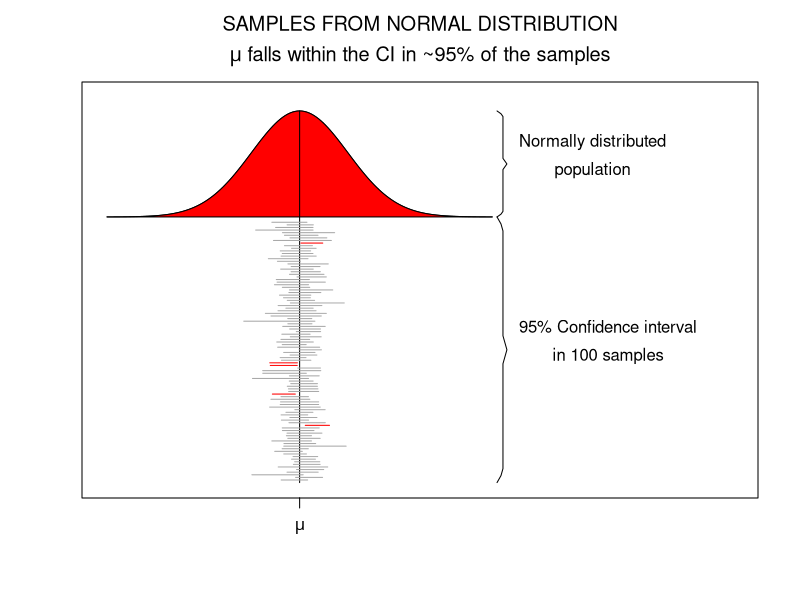
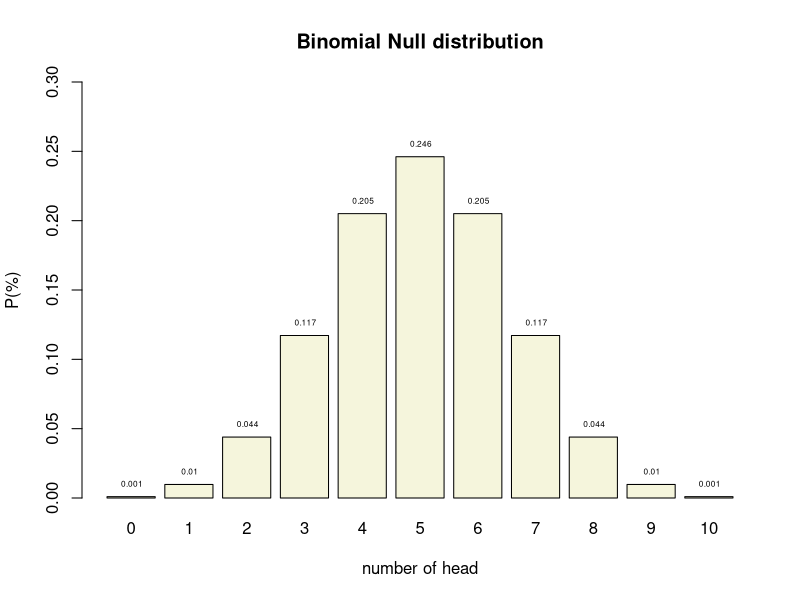
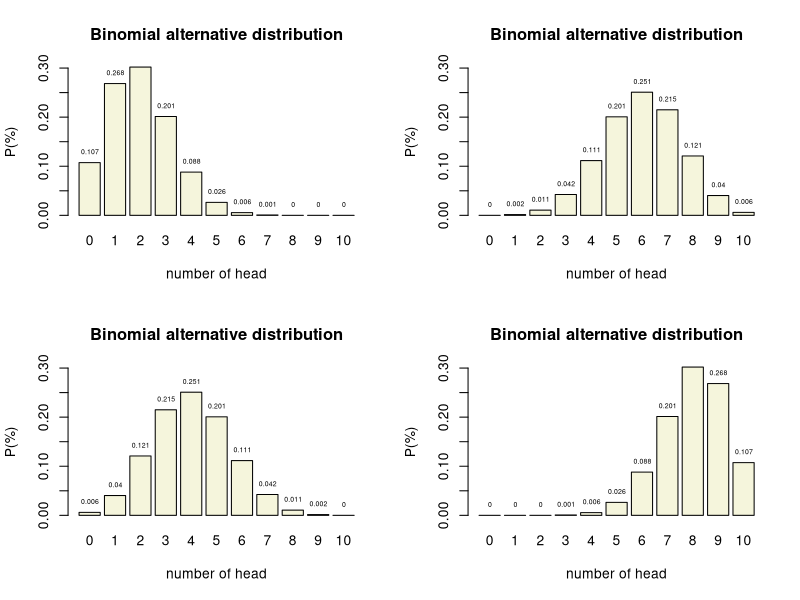
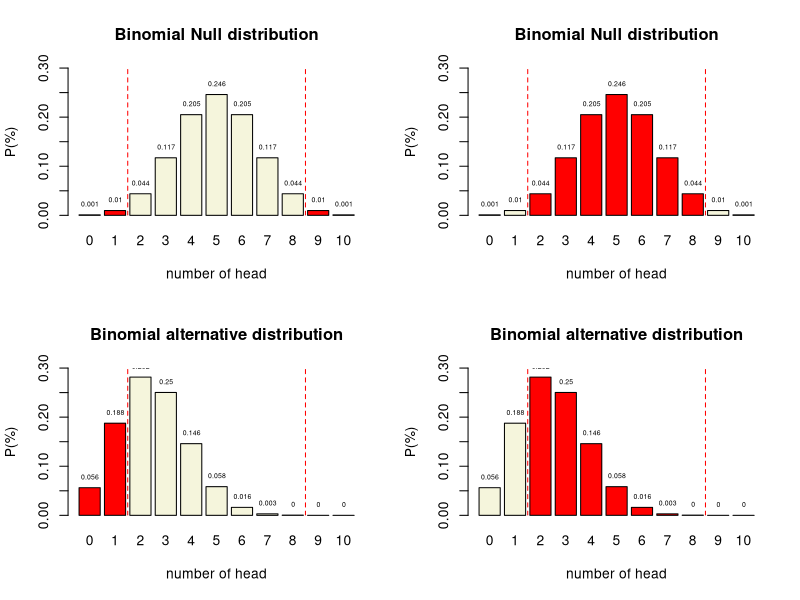
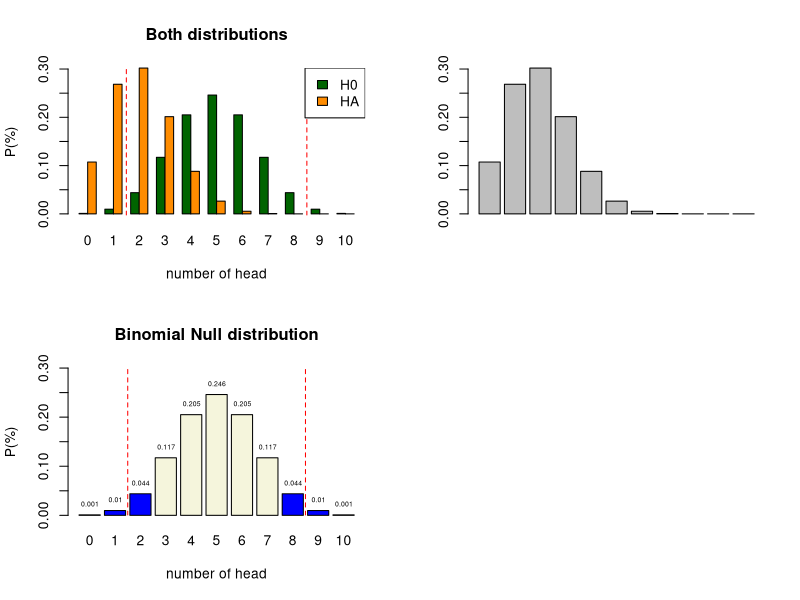
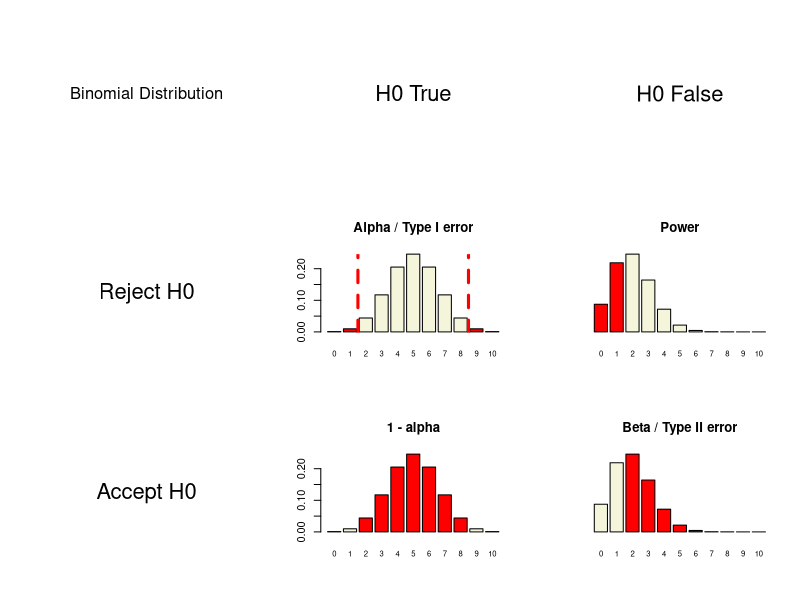

Generate these figures, in order, with R:
## ---- chunk 1
set.seed(1548)

x  = seq(-4,4,.05) # sequence x values for normal distribution
hx = dnorm(x)      # calculate y values

title = expression(atop("SAMPLES FROM NORMAL DISTRIBUTION",paste(mu," falls within the CI in ~95% of the samples")))

plot(x,hx+1,type="l",ylim=c(0,1.45),xlim=c(-4,9), yaxt="n", xaxt="n",ylab="",xlab="",main=title, mai=c(3,1,2,1),mar=c(3,1,2,1))

# Add red area
polygon(c(x,rev(x)),c(rep(1,length(x)),hx+1),col="red",lty=1)

# Add mu line
lines(c(0,0),c(0,max(hx)+1))

# Add mu symbol to x axis
axis( 1,at=0,labels=expression(mu), cex=2 )

# Create curly braces for normal distribution 
ybracket = seq(1,max(hx)+1,length=39)
xbracket = rep(4.1,39)*c(c(1,1.02),rep(1.03,16),c(1.04,1.05,1.04),rep(1.03,16),c(1.02,1))

lines(xbracket,ybracket,col="black")

# Create curly braces for samples
ybracket = seq(0,1,length=39)
xbracket = rep(4.1,39)*c(c(1,1.02),rep(1.03,16),c(1.04,1.05,1.04),rep(1.03,16),c(1.02,1))

lines(xbracket,ybracket,col="black")

text = expression(atop("Normally distributed","population"))

text(4.1*1.06,1+(max(hx)/2), text,pos=4)

text = expression(atop("95% Confidence interval","in 100 samples","drawn from the","normal distribution"))

text(4.1*1.06,.5, text,pos=4)

# Add confidence intervals

mu  = 0
sig = 1

mu_in_ci = array() # create empty array

iterations = 100

for(i in 1:iterations) {
	
	n      = round(runif(1,10,60)) # use variable sample sizes between 10 and 60
	sample = rnorm(n,mu,sig)       # sample from normal distribution
	
	sample_mean = mean(sample)
	sample_sd   = sd(sample)
	sample_ci   = sample_sd/sqrt(n)

	sample_ci_upperbound = sample_mean + sample_ci * 1.96
	sample_ci_lowerbound = sample_mean - sample_ci * 1.96
	
	if(sample_ci_lowerbound < mu & sample_ci_upperbound > mu) {
		
		mu_in_ci[i] = 1	
		col = "darkgrey"	
		}
	else {
		mu_in_ci[i] = 0
		col = "red"
		}
    
    # plot CI lines
    lines(c(sample_ci_lowerbound,sample_ci_upperbound),rep((.98/iterations)*i,2),col=col)

	}
	
percentage = (1/iterations)*sum(mu_in_ci)
## ---- chunk 2
n = 10   # Sample size
k = 0:n  # Discrete probability space
p = .5   # Probability of head

munt = 0:1

permutations = factorial(n) / ( factorial(k) * factorial(n-k) )
# permutations

p_k  = p^k * (1-p)^(n-k)  # Probability of single event
p_kp = p_k * permutations # Probability of event times 
                          # the occurrence of that event

title = "Binomial Null distribution"

# col=c(rep("red",2),rep("beige",7),rep("red",2))

barplot( p_kp, 
         main=title, 
         names.arg=0:10, 
         xlab="number of head", 
         ylab="P(%)", 
         col='beige',
         ylim=c(0,.3) )

# abline(v = c(2.5,10.9), lty=2, col='red')

text(.6:10.6*1.2,p_kp,round(p_kp,3),pos=3,cex=.5)
## ---- chunk 3

# n = 10   # Sample size
# k = 0:10 # Discrete probability space
prob = c(.2, .4, .6, .8)  # Probability of head

layout(matrix(1:4, 2,2)) 

for(p in prob) {
permutations = factorial(n) / ( factorial(k) * factorial(n-k) )

p_k2  = p^k  * (1-p)^(n-k)  # Probability of single event
p_kp2 = p_k2 * permutations # Probability of event times 
                            # the occurrence of that event

title = "Binomial alternative distribution"

col=c(rep("red",2),rep("beige",7),rep("red",2))

barplot( p_kp2, 
         main=title, 
         names.arg=0:10, 
         xlab="number of head", 
         ylab="P(%)", 
         beside=TRUE,
         col="beige",
         ylim=c(0,.3) 
         )

# abline(v = c(2.5,10.9), lty=2, col='red')

text(.6:10.6*1.2,p_kp2,round(p_kp2,3),pos=3,cex=.5)
}
## ---- chunk 4
n = 10   # Sample size
k = 0:10 # Discrete probability space
p = .5   # Probability of head

p_k  = p^k * (1-p)^(n-k)  # Probability of single event
p_kp = p_k * permutations # Probability of event times 
                          # the occurrence of that event
# sample = 90
# freq_munt = round(p_kp*sample)
# cbind(k,permutations,p_k,p_kp,freq_munt)

title = "Binomial Null distribution"

col=c(rep("red",2),rep("beige",7),rep("red",2))

barplot( p_kp, 
         main=title, 
         names.arg=0:10, 
         xlab="number of head", 
         ylab="P(%)", 
         col=col,
         ylim=c(0,.3) )

abline(v = c(2.5,10.9), lty=2, col='red')

text(.6:10.6*1.2,p_kp,round(p_kp,3),pos=3,cex=.5)
## ---- chunk 5
n = 10   # Sample size
k = 0:10 # Discrete probability space
p = .25   # Probability of head

p_k  = p^k * (1-p)^(n-k)  # Probability of single event
p_kp = p_k * permutations # Probability of event times 
                          # the occurrence of that event
# sample = 90
# freq_munt = round(p_kp*sample)
# cbind(k,permutations,p_k,p_kp,freq_munt)

title = "Binomial alternative distribution"

col=c(rep("red",2),rep("beige",7),rep("red",2))

barplot( p_kp, 
         main=title, 
         names.arg=0:10, 
         xlab="number of head", 
         ylab="P(%)", 
         col=col,
         ylim=c(0,.3) )

abline(v = c(2.5,10.9), lty=2, col='red')

text(.6:10.6*1.2,p_kp,round(p_kp,3),pos=3,cex=.5)
## ---- chunk 6
n = 10   # Sample size
k = 0:10 # Discrete probability space
p = .5   # Probability of head

p_k  = p^k * (1-p)^(n-k)  # Probability of single event
p_kp = p_k * permutations # Probability of event times 
                          # the occurrence of that event
# sample = 90
# freq_munt = round(p_kp*sample)
# cbind(k,permutations,p_k,p_kp,freq_munt)

title = "Binomial Null distribution"

col=c(rep("beige",2),rep("red",7),rep("beige",2))

barplot( p_kp, 
         main=title, 
         names.arg=0:10, 
         xlab="number of head", 
         ylab="P(%)", 
         col=col,
         ylim=c(0,.3) )

abline(v = c(2.5,10.9), lty=2, col='red')

text(.6:10.6*1.2,p_kp,round(p_kp,3),pos=3,cex=.5)
## ---- chunk 7
n = 10   # Sample size
k = 0:10 # Discrete probability space
p = .25   # Probability of head

p_k  = p^k * (1-p)^(n-k)  # Probability of single event
p_kp = p_k * permutations # Probability of event times 
                          # the occurrence of that event
# sample = 90
# freq_munt = round(p_kp*sample)
# cbind(k,permutations,p_k,p_kp,freq_munt)

title = "Binomial alternative distribution"

col=c(rep("beige",2),rep("red",7),rep("beige",2))

barplot( p_kp, 
         main=title, 
         names.arg=0:10, 
         xlab="number of head", 
         ylab="P(%)", 
         col=col,
         ylim=c(0,.3) )

abline(v = c(2.5,10.9), lty=2, col='red')

text(.6:10.6*1.2,p_kp,round(p_kp,3),pos=3,cex=.5)
## ---- chunk 8

title = "Both distributions"

colh0 = 'darkgreen'
colha = 'darkorange'

barplot( rbind(dbinom(0:10, 10, .5),
               dbinom(0:10, 10, .2)), 
         main=title, 
         names.arg=0:10, 
         xlab="number of head", 
         ylab="P(%)", 
         col = rbind(colh0,colha),
         beside=TRUE
         #legend.text = c("H0", "HA")
         )

abline(v = c(6.5,27.5), lty=2, col='red')

legend("topright", legend=c("H0","HA"), fill=c(colh0, colha))

## ---- chunk 9
n = 10   # Sample size
k = 0:10 # Discrete probability space
p = .5   # Probability of head

p_k  = p^k * (1-p)^(n-k)  # Probability of single event
p_kp = p_k * permutations # Probability of event times 
                          # the occurrence of that event
# sample = 90
# freq_munt = round(p_kp*sample)
# cbind(k,permutations,p_k,p_kp,freq_munt)

title = "Binomial Null distribution"

col=c(rep("blue",3),rep("beige",5),rep("blue",2))

barplot( p_kp, 
         main=title, 
         names.arg=0:10, 
         xlab="number of head", 
         ylab="P(%)", 
         col=col,
         ylim=c(0,.3) )

abline(v = c(2.5,10.9), lty=2, col='red')

text(.6:10.6*1.2,p_kp,round(p_kp,3),pos=3,cex=.5)
## ---- chunk 10
N     = 10  # Sample size
H0    = .5  # Probability of head under H0 50/50
HA    = .2  # Aternative expected value
alpha = .05 # Selected type I error

# Color areas red for selected alpha
area <- dbinom(0:N, N, H0) < alpha/2

barplot(dbinom(0:N,N, HA)) -> x.values

x.values
lb <- x.values[c(qbinom(alpha/2, N+1, H0), qbinom(alpha/2, N+1, H0)+1 )]
ub <- x.values[c(qbinom(1-(alpha/2), N+1, H0), qbinom(1-(alpha/2), N+1, H0)+1 )]

mlb <- mean(lb)
mub <- mean(ub)

col = rep("beige", N+1)
col[area] = "red"

col2 = rep("red", N+1)
col2[area] = "beige"

# Delete # to not color the plots
# col = col2  = "beige"

layout(matrix(1:9,3,3, byrow=T))

plot.new()
text(0.5,0.5,"Binomial Distribution",cex=1.5)
# text(0.5,0.1,paste("N:",N),cex=1.5)

plot.new()
text(0.5,0.5,"H0 True",cex=2)

plot.new()
text(0.5,0.5,"H0 False",cex=2)

plot.new()
text(0.5,0.5,"Reject H0",cex=2)

barplot(dbinom(0:N,N, H0), 
        col  = col, 
        # yaxt = 'n', 
        main = 'Alpha / Type I error', 
        names.arg = 0:N, 
        cex.names = 0.7)


abline(v = mlb, col="red", lwd=3, lty=2)
abline(v = mub, col="red", lwd=3, lty=2)

barplot(dbinom(0:N,N, HA), 
        col  = col, 
        yaxt = 'n', 
        main = 'Power', 
        names.arg = 0:N, 
        cex.names = 0.7)

plot.new()
text(0.5,0.5,"Accept H0",cex=2)

barplot(dbinom(0:N,N, H0), 
        col  = col2, 
        # yaxt = 'n', 
        main = '1 - alpha', 
        names.arg = 0:N, 
        cex.names = 0.7)

barplot(dbinom(0:N,N, HA), 
        col  = col2, 
        yaxt = 'n', 
        main = 'Beta / Type II error', 
        names.arg = 0:N, 
        cex.names = 0.7)

